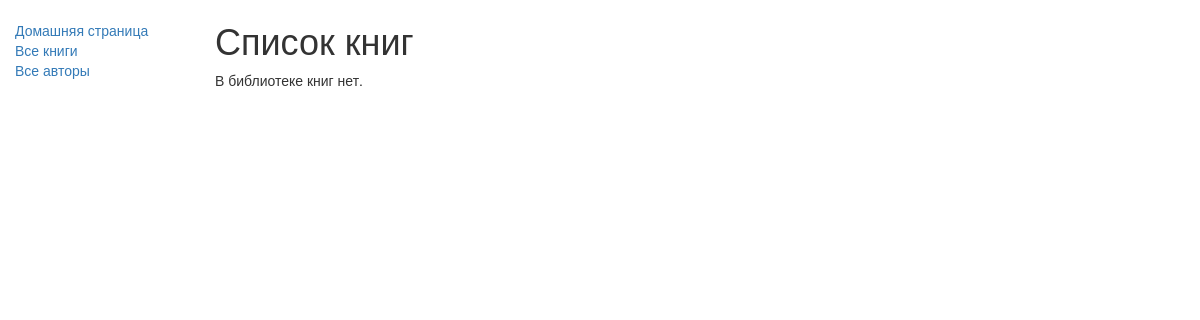
Before: /catalog/books/ with the older database file.
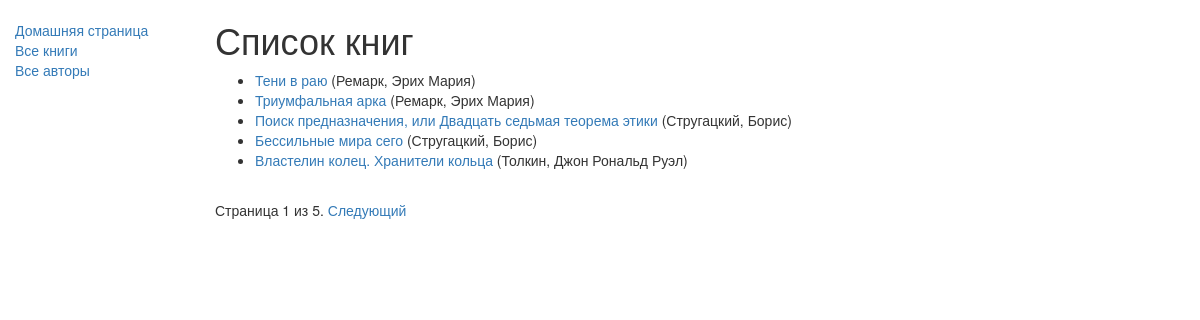
After: the same page with the newer database file.
### catalog/models.py (models this page shows, shortened)
class Book(models.Model):
    title = models.CharField(max_length=200)
    author = models.ForeignKey('Author', on_delete=models.SET_NULL, null=True)
    summary = models.TextField(max_length=1000, help_text="Enter a brief description of the book")
    isbn = models.CharField('ISBN', max_length=13, help_text='13 Character')
    genre = models.ManyToManyField(Genre, help_text="Select a genre fo this book")
    language = models.ForeignKey('Language', on_delete=models.SET_NULL, null=True)
    def get_absolute_url(self):
        return reverse('book-detail', args=[str(self.id)])
    def display_genre(self):
        return ', '.join(genre.name for genre in self.genre.all()[:3])
    display_genre.short_description = 'Genre'

class Author(models.Model):
    first_name = models.CharField(max_length=100)
    last_name = models.CharField(max_length=100)
    date_of_birth = models.DateField(null=True, blank=True)
    date_of_death = models.DateField('Died', null=True, blank=True)
    class Meta:
        ordering = ['last_name']
    def __str__(self):
        return '%s, %s' % (self.last_name, self.first_name)

### catalog/views.py (the view)
class BookListView(generic.ListView):
    model = Book
    paginate_by = 5

### catalog/templates/catalog/book_list.html
{% extends "base_generic.html" %}
{% block content %}
    <h1>Список книг</h1>
    {% if book_list %}
    <ul>
      {% for book in book_list %}
      <li>
        <a href="{{ book.get_absolute_url }}">{{ book.title }}</a> ({{book.author}})
      </li>
      {% endfor %}
    </ul>
    {% else %}
      <p>В библиотеке книг нет.</p>
    {% endif %}
{% endblock %}

Changed rows visible on the page:
added Book: title "Тени в раю", author "Ремарк, Эрих Мария"
added Book: title "Триумфальная арка", author "Ремарк, Эрих Мария"
added Book: title "Поиск предназначения, или Двадцать седьмая теорема этики", author "Стругацкий, Борис"
added Book: title "Бессильные мира сего", author "Стругацкий, Борис"
added Book: title "Властелин колец. Хранители кольца", author "Толкин, Джон Рональд Руэл"
Other visible differences:
{{ page_obj.number }}: (not shown) → "1"
{{ page_obj.paginator.num_pages }}: (not shown) → "5"
text no longer shown: "В библиотеке книг нет."
text now shown: "Страница из . Следующий"
